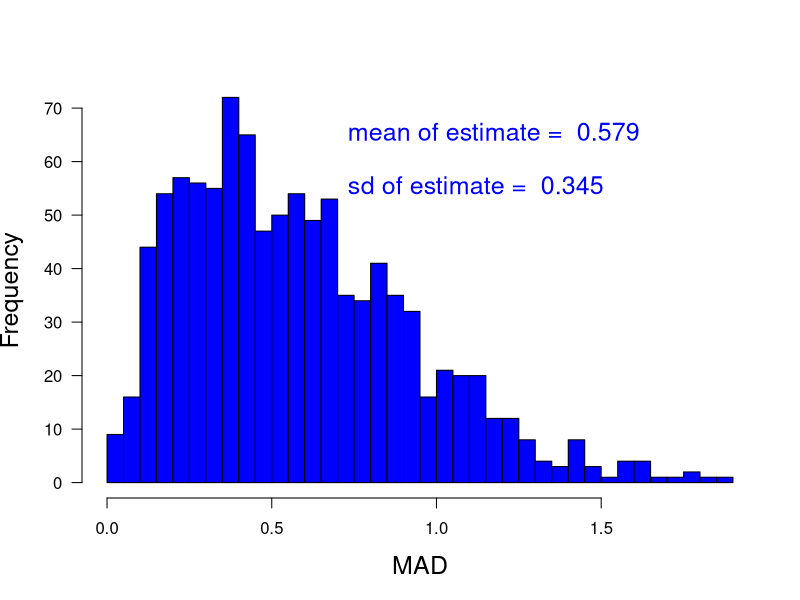

Write the R code that produced this figure.
print('file: MADnormal1.R')
# Estimate standard deviation: MAD,normal distribution
#      MAD = Median Absolute deviation about the Median
#      Moronna et al. (2006, p.~5)
set.seed(1953)
M = 1e3   # number of Monte-Carlo runs
n = 5      # sample size
sdest = numeric(M)
for(m in 1:M) {x=rnorm(n); sdest[m]=median(abs(x-median(x)))}
# png('MCmadNormal160819.png',width=16,height=16,units='cm',res=300)
hist(sdest,30,col='blue',xlab='MAD',main='',las=1,cex.lab=1.5)
meansdest = mean(sdest)  #   (expected: close to sigma = 1)
sdsdest = sd(sdest)
xt = 0.7
text(xt,65,pos=4,paste('mean of estimate = ',as.character(round(meansdest,3))),col='blue',cex=1.5)
text(xt,55,pos=4,paste('sd of estimate = ',as.character(round(sdsdest,3))),col='blue',cex=1.5)
# dev.off()